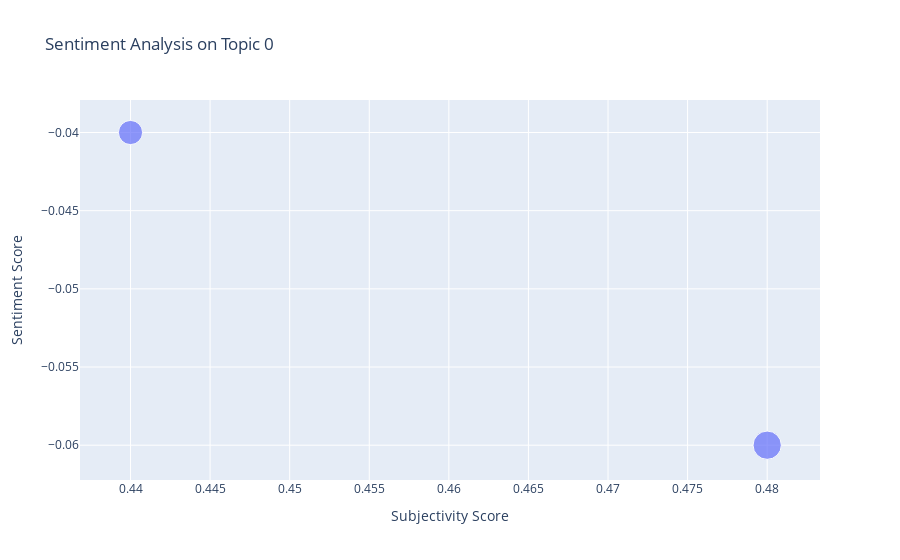
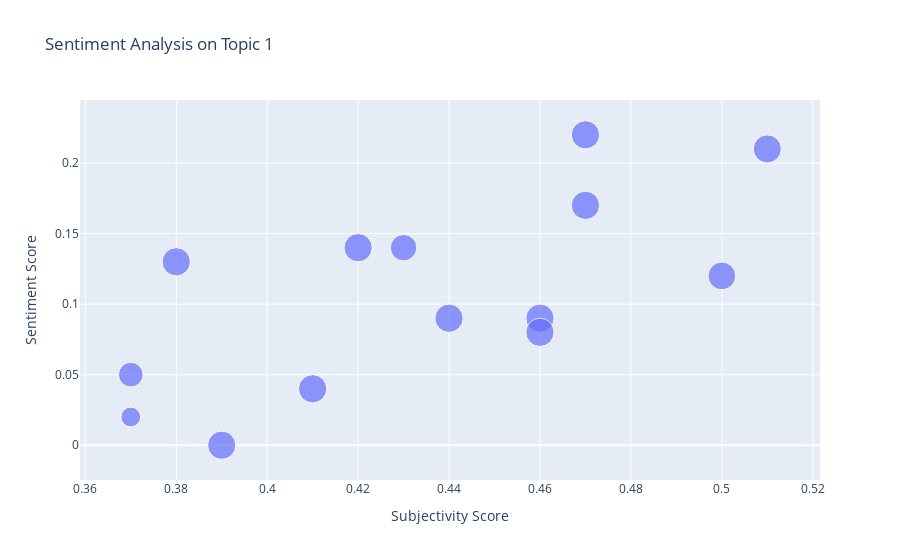
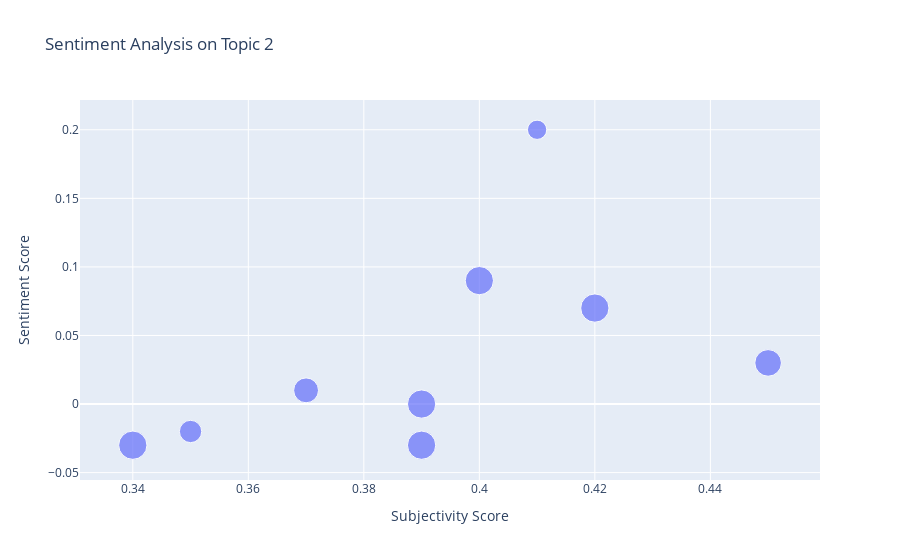

The cell these charts' notebook holds for them, in order:
### Markdown cell above
Will iterate through our list_of_topics_to_visualize and will make a graph for each topic number in that list.

### Code cell
# Using our list_of_topics_to_visualize list in the customizable settings, 
# produce a graph for each topic
for topic_id in list_of_topics_to_visualize:
    if topic_id <= len(lda_model.print_topics()):
        visualize_single_topic_subjectivity_vs_sentiment(df, topic_id)
        visualize_topic_word_cloud(lda_model, topic_id)
    else:
        print("Error, topic_id not availible")

### Figure 1 — Plotly figure (JSON) as saved in the notebook; plotly's stock layout.template omitted (floating-point values rounded to 4 significant figures)
{"data": [{"hovertemplate": "<b>%{hovertext}</b><br><br>Subjectivity Score=%{x}<br>Sentiment Score=%{y}<br>Main Topic Score=%{marker.size}<extra></extra>", "hovertext": ["www.washingtonexaminer.com", "www.nation.com.pk"], "legendgroup": "", "marker": {"color": "#636efa", "size": [0.9987, 0.7291], "sizemode": "area", "sizeref": 0.002497, "symbol": "circle"}, "mode": "markers", "name": "", "orientation": "v", "showlegend": false, "type": "scatter", "x": [0.48, 0.44], "xaxis": "x", "y": [-0.06, -0.04], "yaxis": "y"}], "layout": {"legend": {"itemsizing": "constant", "tracegroupgap": 0}, "title": {"text": "Sentiment Analysis on Topic 0"}, "xaxis": {"anchor": "y", "domain": [0, 1], "title": {"text": "Subjectivity Score"}}, "yaxis": {"anchor": "x", "domain": [0, 1], "title": {"text": "Sentiment Score"}}}}

### Figure 2 — Plotly figure (JSON) as saved in the notebook; plotly's stock layout.template omitted (floating-point values rounded to 4 significant figures)
{"data": [{"hovertemplate": "<b>%{hovertext}</b><br><br>Subjectivity Score=%{x}<br>Sentiment Score=%{y}<br>Main Topic Score=%{marker.size}<extra></extra>", "hovertext": ["www.washingtonpost.com", "www.startribune.com", "www.wmur.com", "www.washingtonpost.com", "abcnews.go.com", "www.foxnews.com", "www.nbcnews.com", "www.politico.com", "apnews.com", "www.politico.com", "www.thenation.com", "www.newsnationnow.com", "www.foxnews.com", "apnews.com"], "legendgroup": "", "marker": {"color": "#636efa", "size": [0.7592, 0.9957, 0.9966, 0.9989, 0.9975, 0.9959, 0.9982, 0.9863, 0.9984, 0.9621, 0.9991, 0.8776, 0.9974, 0.4894], "sizemode": "area", "sizeref": 0.002498, "symbol": "circle"}, "mode": "markers", "name": "", "orientation": "v", "showlegend": false, "type": "scatter", "x": [0.37, 0.42, 0.47, 0.38, 0.46, 0.39, 0.41, 0.51, 0.47, 0.5, 0.44, 0.43, 0.46, 0.37], "xaxis": "x", "y": [0.05, 0.14, 0.22, 0.13, 0.09, 0, 0.04, 0.21, 0.17, 0.12, 0.09, 0.14, 0.08, 0.02], "yaxis": "y"}], "layout": {"legend": {"itemsizing": "constant", "tracegroupgap": 0}, "title": {"text": "Sentiment Analysis on Topic 1"}, "xaxis": {"anchor": "y", "domain": [0, 1], "title": {"text": "Subjectivity Score"}}, "yaxis": {"anchor": "x", "domain": [0, 1], "title": {"text": "Sentiment Score"}}}}

### Figure 3 — Plotly figure (JSON) as saved in the notebook; plotly's stock layout.template omitted (floating-point values rounded to 4 significant figures)
{"data": [{"hovertemplate": "<b>%{hovertext}</b><br><br>Subjectivity Score=%{x}<br>Sentiment Score=%{y}<br>Main Topic Score=%{marker.size}<extra></extra>", "hovertext": ["nypost.com", "www.grassley.senate.gov", "www.foxnews.com", "www.dailymail.co.uk", "thefederalist.com", "www.washingtontimes.com", "www.usatoday.com", "nypost.com", "wjla.com"], "legendgroup": "", "marker": {"color": "#636efa", "size": [0.998, 0.9956, 0.9989, 0.9978, 0.7715, 0.9956, 0.4647, 0.8851, 0.6222], "sizemode": "area", "sizeref": 0.002497, "symbol": "circle"}, "mode": "markers", "name": "", "orientation": "v", "showlegend": false, "type": "scatter", "x": [0.42, 0.39, 0.34, 0.39, 0.37, 0.4, 0.41, 0.45, 0.35], "xaxis": "x", "y": [0.07, 0, -0.03, -0.03, 0.01, 0.09, 0.2, 0.03, -0.02], "yaxis": "y"}], "layout": {"legend": {"itemsizing": "constant", "tracegroupgap": 0}, "title": {"text": "Sentiment Analysis on Topic 2"}, "xaxis": {"anchor": "y", "domain": [0, 1], "title": {"text": "Subjectivity Score"}}, "yaxis": {"anchor": "x", "domain": [0, 1], "title": {"text": "Sentiment Score"}}}}
